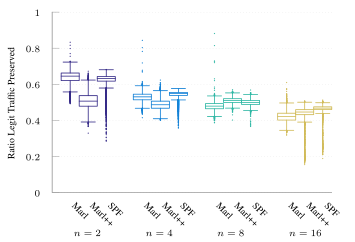

This figure's gnuplot source:
set terminal tikz standalone color size 9cm,6cm font '\scriptsize' preamble '\usepackage{microtype} \usepackage{times} \usepackage[T1]{fontenc} \usepackage{siunitx}\sisetup{detect-all}' createstyle
set output "udp-box-single.tex"

load "parula.pal"
#load "inferno.pal"

set style line 102 lc rgb '#a0a0a0' lt 1 lw 1
set style boxplot outliers pointtype 7
set style data boxplot
set border ls 102
set colorbox border 102
set key textcolor rgb "black"
set tics textcolor rgb "black"
set label textcolor rgb "black"

set border 3
set grid y
set xtics nomirror
set xtics rotate by -45
set ytics nomirror

set key autotitle columnhead
set datafile separator ","

#set xlabel "Iteration ($t \\cdot{} \\SI{50}{\\milli\\second}$)"
set ylabel "Ratio Legit Traffic Preserved"

set yrange [0.0:1.0]
set xrange [-1.0:14.5]
set xtics ("Marl" 0.0, \
	"Marl++" 1.0, \
	"SPF" 2.0, \
	"Marl" 4.0, \
	"Marl++" 5.0, \
	"SPF" 6.0, \
	"Marl" 8.0, \
	"Marl++" 9.0, \
	"SPF" 10.0, \
	"Marl" 12.0, \
	"Marl++" 13.0, \
	"SPF" 14.0, \
	) scale 0.0
#set key inside bottom right
set boxwidth 1
unset key
set pointsize 0.1

set label "$n=2$" at graph 0.06,-0.22
set label "$n=4$" at graph 0.317,-0.22
set label "$n=8$" at graph 0.573,-0.22
set label "$n=16$" at graph 0.83,-0.22

plot '../results/online-2-avg.csv' u (0.0):3:(1.0) ls 1 ps .1, \
     '../results/m-udp-single-2' u (1.0):3:(1.0) ls 1 ps .1, \
     '../results/spf-udp-single-2' u (2.0):3:(1.0) ls 1 ps .1, \
     '../results/online-4-avg.csv' u (4.0):3:(1.0) ls 3 ps .1, \
     '../results/m-udp-single-4' u (5.0):3:(1.0) ls 3 ps .1, \
     '../results/spf-udp-single-4' u (6.0):3:(1.0) ls 3 ps .1, \
     '../results/online-8-avg.csv' u (8.0):3:(1.0) ls 5 ps .1, \
     '../results/m-udp-single-8' u (9.0):3:(1.0) ls 5 ps .1, \
     '../results/spf-udp-single-8' u (10.0):3:(1.0) ls 5 ps .1, \
     '../results/online-16-avg.csv' u (12.0):3:(1.0) ls 7 ps .1, \
     '../results/m-udp-single-16' u (13.0):3:(1.0) ls 7 ps .1, \
     '../results/spf-udp-single-16' u (14.0):3:(1.0) ls 7 ps .1, \

set out
